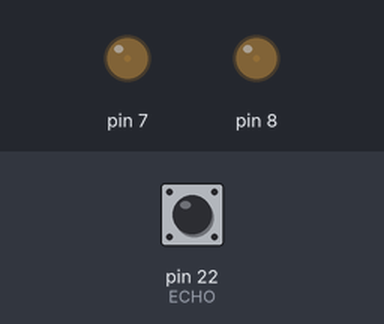
The program below on a simulated Arduino Mega 2560, built with avr-gcc and run on an emulated ATmega2560. On the bench: output pins drawn as LEDs (lit = HIGH). Inputs (shaded band) come from the test bench; at power-on: pin 22 (ECHO) LOW. Pins used as bus, display or sensor lines are not drawn.

Above: at 1.2 s.
1.3 s: pin 22 (ECHO) pulsed HIGH 2 times (0.12 s each, 0.3 s apart)
At 1.57 s:
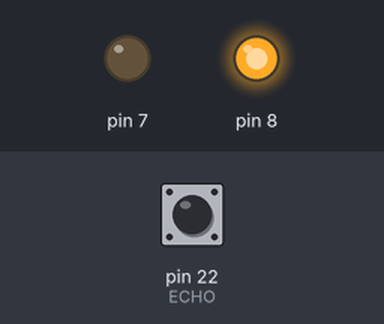
Timing chart, 0 to 5.2 s (numbered marks = the images above; inputs shaded):
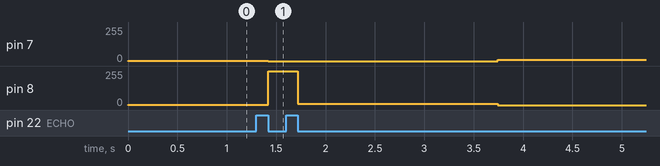

Measured:
- after the input at 1.3 s, pin 7: 2/255 → 0/255 after 0.12 s, → 10/255 2.3 s later; pin 8: 2/255 → 255/255 after 0.12 s, → 10/255 0.30 s later, → 0/255 2.0 s later

The program:

main.cpp
```cpp
#include <Arduino.h>
#include <stdlib.h>
#include <stdio.h>
#include "led/LED.h"
#include "ultrasonicSensor/UltraSonicSensor.h"


// Pin Definitions
#define RED_LED 7
#define GREEN_LED 8
#define ECHO 22
#define TRIGGER 23

// Timing Definitions
#define TRIG_INTERVAL 10
#define ECHO_INTERVAL 2

// Sensor Range
#define SENSOR_RANGE 10

// Object Creation
LED redLed(RED_LED, 2, SENSOR_RANGE);
LED greenLed(GREEN_LED, 2, SENSOR_RANGE);
UltraSonicSensor uss(TRIGGER, ECHO, TRIG_INTERVAL, ECHO_INTERVAL);

void setup() {
  redLed.begin();   // Initialize red LED pins
  greenLed.begin(); // Initialize green LED pins
  uss.begin();      // Initialize ultrasonic sensor pins
}

void loop() {
  // Read distance from ultrasonic sensor (in inches)
  // Use min() to cap distance at SENSOR_RANGE
  float distance = min(uss.getCurrentDistance(), SENSOR_RANGE);

  // Set LED brightness proportional to distance
  // Green LED is brighter when object is farther
  greenLed.setBrightness(distance);

  // Red LED is brighter when object is closer
  redLed.setBrightness(SENSOR_RANGE - distance);
}
```

LED.cpp
```cpp
#include "LED.h"

LED::LED(uint8_t pin, uint8_t brightnessMin, uint8_t brightnessMax) : pin(pin), brightnessMin(brightnessMin), brightnessMax(brightnessMax) {
    pinMode(pin, OUTPUT);
}

void LED::begin() {
    // Initialize the brightness to brightnessMin
    setBrightness(brightnessMin);
}

void LED::setBrightness(float brightness) {
    // Ensures the brightness is between brightnessMin and brightnessMax
    if (brightness < brightnessMin) brightness = 0;
    if (brightness > brightnessMax) brightness = UINT8_MAX;

    // Ensures the brightness is between 0 and 255
    analogWrite(pin, constrain(brightness, 0, UINT8_MAX));
}
```

LED.h
```cpp
#ifndef LED_H
#define LED_H

#include <Arduino.h>

/**
 * @class LED
 * @brief Controls an LED with minimum and maximum brightness management.
 *
 * This class allows you to control an LED connected to a specific pin,
 * with the ability to set minimum and maximum brightness levels.
 */
class LED
{
private:
    /**
     * @brief Pin number to which the LED is connected.
     */
    uint8_t pin;

    /**
     * @brief Minimum brightness value (default is 0).
     */
    uint8_t brightnessMin;

    /**
     * @brief Maximum brightness value (default is 255).
     */
    uint8_t brightnessMax;

public:
    /**
     * @brief Constructor for the LED class.
     * @param pin Pin number to which the LED is connected.
     * @param brightnessMin Minimum brightness value (optional, default is 0).
     * @param brightnessMax Maximum brightness value (optional, default is 255).
     */
    LED(uint8_t pin, uint8_t brightnessMin = 0, uint8_t brightnessMax = UINT8_MAX);

    /**
     * @brief Sets the brightness of the LED.
     * @param brightness Brightness value between 0 and 255 (float).
     */
    void setBrightness(float brightness);

    /**
     * @brief Initializes the LED (pin configuration).
     */
    void begin();
};

#endif // LED_H
```

UltraSonicSensor.cpp
```cpp
#include "UltraSonicSensor.h"

UltraSonicSensor::UltraSonicSensor(uint8_t triggerPin, uint8_t echoPin, unsigned long triggerInterval, unsigned long echoInterval) :
    triggerPin(triggerPin),
    echoPin(echoPin),
    triggerInterval(triggerInterval),
    echoInterval(echoInterval)
{
    pinMode(triggerPin, OUTPUT);
    pinMode(echoPin, INPUT_PULLUP);
}

void UltraSonicSensor::begin() {
    // Initialize trigger and echo pin to LOW
    digitalWrite(triggerPin, LOW);
    digitalWrite(echoPin, LOW);
}

float UltraSonicSensor::getCurrentDistance() {
    // Ensure trigger pin is LOW before starting the measurement
    digitalWrite(triggerPin, LOW);
    delay(echoInterval);

    // Send a HIGH pulse to the trigger pin to start the ultrasonic burst
    digitalWrite(triggerPin, HIGH);
    delay(triggerInterval);
    digitalWrite(triggerPin, LOW);

    // Measure the duration of the echo pulse on the echo pin
    float timing = pulseIn(echoPin, HIGH);

    // Calculate the distance in inches (timing * speed of sound / 2, then convert cm to inches)
    // 0.034 cm/us is the speed of sound, divided by 2 for the round trip, then divided by 2.54 to convert cm to inches
    return ((timing * 0.034) / 2) / 2.54;
}
```

UltraSonicSensor.h
```cpp
#ifndef ULTRASONICSENSOR_H
#define ULTRASONICSENSOR_H

#include <Arduino.h>

/**
 * @class UltraSonicSensor
 * @brief A class to interface with an ultrasonic distance sensor.
 *
 * This class provides methods to initialize and interact with an ultrasonic sensor,
 * allowing measurement of distance using trigger and echo pins.
 */
class UltraSonicSensor
{
private:
    /**
     * @brief GPIO pin connected to the sensor's trigger input.
     */
    uint8_t triggerPin;

    /**
     * @brief GPIO pin connected to the sensor's echo output.
     */
    uint8_t echoPin;

    /**
     * @brief Duration (in milliseconds) for which the trigger pin is HIGH.
     */
    unsigned long triggerInterval;

    /**
     * @brief Delay (in milliseconds) before reading the echo.
     */
    unsigned long echoInterval;

public:
    /**
     * @brief Constructor for the UltraSonicSensor class.
     * @param triggerPin The microcontroller pin connected to the sensor's trigger.
     * @param echoPin The microcontroller pin connected to the sensor's echo.
     * @param triggerInterval Duration (in ms) to keep the trigger HIGH to send an ultrasonic pulse.
     * @param echoInterval Delay (in ms) before reading the echo pulse after triggering.
     *
     * Initializes the trigger and echo pins and stores timing intervals for measurement.
     */
    UltraSonicSensor(uint8_t triggerPin, uint8_t echoPin, unsigned long triggerInterval, unsigned long echoInterval);

    /**
     * @brief Initializes the sensor pins.
     *
     * Sets the trigger pin as OUTPUT and echo pin as INPUT_PULLUP.
     * Also sets the initial state of both pins to LOW.
     */
    void begin();

    /**
     * @brief Measures and returns the current distance to an object.
     * @return The measured distance in inches.
     *
     * The method sends a HIGH pulse on the trigger pin to initiate an ultrasonic burst,
     * waits for the echo to return, and calculates the distance based on the duration of
     * the echo pulse using the speed of sound.
     */
    float getCurrentDistance();
};


#endif // ULTRASONICSENSOR_H
```
